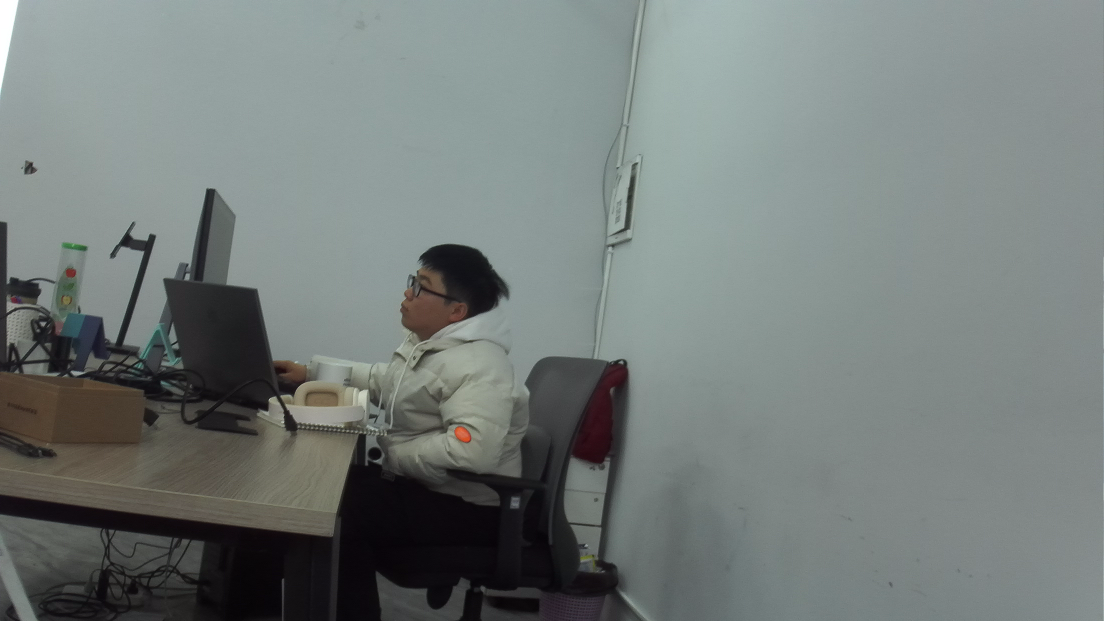
#> input picture testpic/testleft.png, 2208 x 1242 px (shown at 1/2 size)
$ python 2_binocular_correction.py   (older library calls are emulated)
#> lines starting #> are read from the running program, lines starting #| are printed output that depends on the picture
import numpy as np
import cv2

def load_calibration_data(left_calibration_path, right_calibration_path, stereo_calibration_path):
    # 加载单目校准数据
#> called with left_calibration_path = 'calibration_data_left.npz', right_calibration_path = 'calibration_data_right.npz', stereo_calibration_path = 'stereocali.npz'
    left_data = np.load(left_calibration_path)
#> (reads calibration_data_left.npz from the repository)
    right_data = np.load(right_calibration_path)
#> (reads calibration_data_right.npz from the repository)

    # 加载立体校准数据
    stereo_data = np.load(stereo_calibration_path)
#> (reads stereocali.npz from the repository)

    return left_data['mtx'], left_data['dist'], right_data['mtx'], right_data['dist'], stereo_data['R'], stereo_data['T']

def stereo_rectify(mtx_left, dist_left, mtx_right, dist_right, R, T, image_size, alpha=1):
    # 计算校正变换
    R1, R2, P1, P2, Q, validPixROI1, validPixROI2 = cv2.stereoRectify(
        mtx_left, dist_left, mtx_right, dist_right, image_size, R, T, alpha)
    return R1, R2, P1, P2, Q

def init_undistort_rectify_map(mtx, dist, R, P, image_size):
    # 计算畸变校正和立体校正的映射矩阵
    mapx, mapy = cv2.initUndistortRectifyMap(mtx, dist, R, P, image_size, cv2.CV_32FC1)
    return mapx, mapy

def rectify_images(left_img_path, right_img_path, map1x, map1y, map2x, map2y):
    # 读取图像
#> called with left_img_path = 'testpic/testleft.png', right_img_path = 'testpic/testright.png'
    left_img = cv2.imread(left_img_path)
#> left_img is the input picture: shape (1242, 2208, 3); mean B, G, R 122.7, 124.8, 117.1
    right_img = cv2.imread(right_img_path)
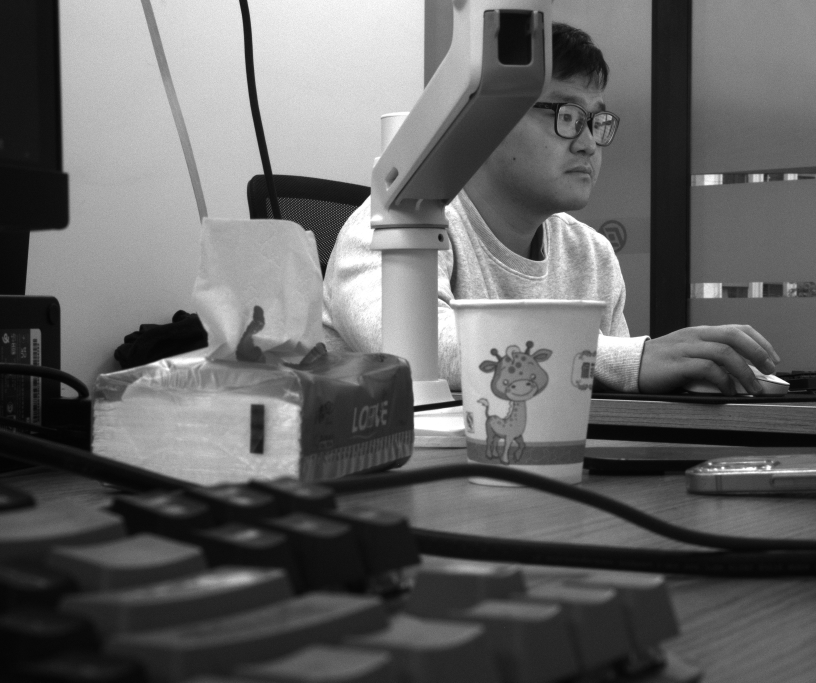
#> input picture testpic/testright.png, 2448 x 2048 px (shown at 1/3 size)
#> right_img is the input picture: shape (2048, 2448, 3); min 0, max 255, mean 101.5

    # 应用映射进行畸变校正和立体校正
    rectified_left = cv2.remap(left_img, map1x, map1y, cv2.INTER_LINEAR)
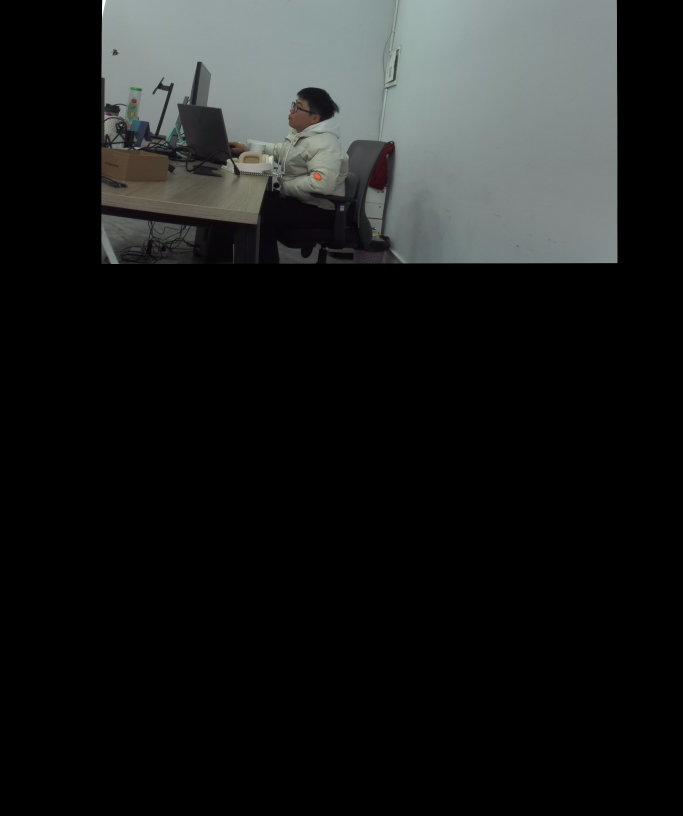
#> rectified_left: shape (2448, 2048, 3) (shown at 1/3 size); mean B, G, R 29, 29.5, 27.7
    rectified_right = cv2.remap(right_img, map2x, map2y, cv2.INTER_LINEAR)
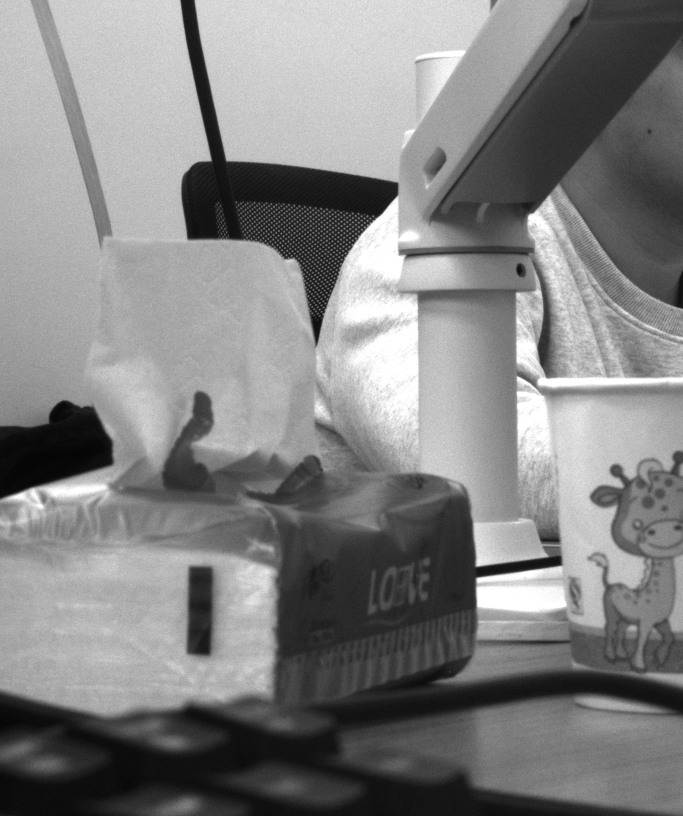
#> rectified_right: shape (2448, 2048, 3) (shown at 1/3 size); min 1, max 255, mean 130.6

    return rectified_left, rectified_right

def find_and_draw_matches(img_left, img_right):
    # 初始化ORB检测器
    orb = cv2.ORB_create()

    # 分别在左右图像上检测特征点并计算描述符
    keypoints_left, descriptors_left = orb.detectAndCompute(img_left, None)
#> keypoints_left = 500 keypoints; strongest (x, y, size): (1851, 788, 31), (1850, 787, 37.2), (1849, 786, 53.6), (1850, 786, 64.3)
    keypoints_right, descriptors_right = orb.detectAndCompute(img_right, None)
#> keypoints_right = 500 keypoints; strongest (x, y, size): (1433, 1734, 111.1), (1433, 1741, 92.6), (1433, 1695, 111.1), (1430, 1693, 92.6)

    # 使用BFMatcher进行匹配
    bf = cv2.BFMatcher(cv2.NORM_HAMMING, crossCheck=True)
    matches = bf.match(descriptors_left, descriptors_right)
#> matches = 56 matches

    # 根据匹配距离排序
    matches = sorted(matches, key=lambda x:x.distance)

    # 绘制前N个匹配
    img_matches = cv2.drawMatches(img_left, keypoints_left, img_right, keypoints_right, matches[:500], None, flags=2)
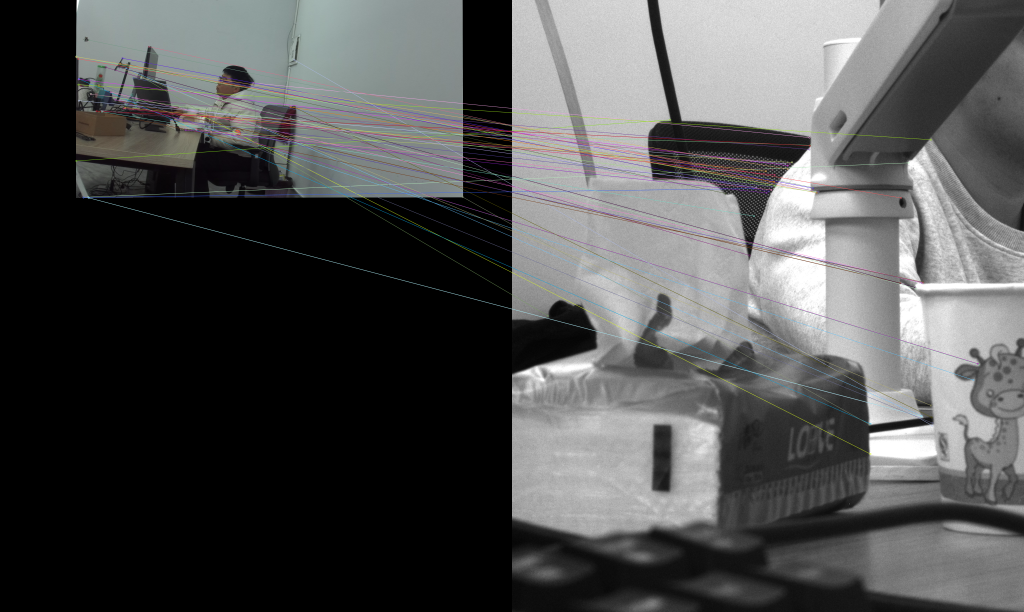
#> img_matches: shape (2448, 4096, 3) (shown at 1/4 size); mean B, G, R 80.3, 80.4, 79.9

    return img_matches

def main():
    left_calibration_path = 'calibration_data_left.npz'
    right_calibration_path = 'calibration_data_right.npz'
    stereo_calibration_path = 'stereocali.npz'
    left_img_path = "testpic/testleft.png"
    right_img_path = "testpic/testright.png"
    image_size = (2048, 2448)

    # 加载校准数据
    mtx_left, dist_left, mtx_right, dist_right, R, T = load_calibration_data(
        left_calibration_path, right_calibration_path, stereo_calibration_path)

    # 计算立体校正参数
    R1, R2, P1, P2, Q = stereo_rectify(mtx_left, dist_left, mtx_right, dist_right, R, T, image_size)

    # 初始化畸变校正映射
    map1x, map1y = init_undistort_rectify_map(mtx_left, dist_left, R1, P1, image_size)
    map2x, map2y = init_undistort_rectify_map(mtx_right, dist_right, R2, P2, image_size)
    #############映射矩阵############################

    np.savez('calibration_maps.npz', map1x=map1x, map1y=map1y, map2x=map2x, map2y=map2y)

    # 校正图像
    rectified_left, rectified_right = rectify_images(left_img_path, right_img_path, map1x, map1y, map2x, map2y)
     # 找到特征点匹配并绘制连线
    img_matches = find_and_draw_matches(rectified_left, rectified_right)

    # 保存和显示校正后的图像
    cv2.imwrite("testpic/rectified_left.png", rectified_left)
    cv2.imwrite("testpic/rectified_right.png", rectified_right)
    print("Q:",Q)

    concat = cv2.hconcat([rectified_left, rectified_right])
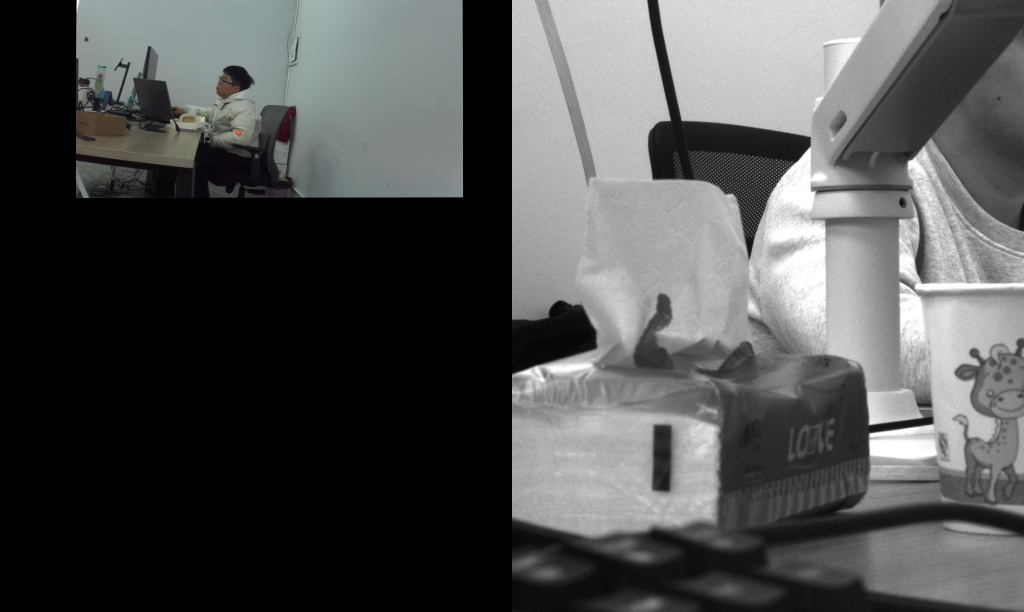
#> concat: shape (2448, 4096, 3) (shown at 1/4 size); mean B, G, R 79.8, 80, 79.2

    i = 0
    while (i < 2048):
        cv2.line(concat, (0,i), (4896,i), (0, 255, 0))
        i += 50
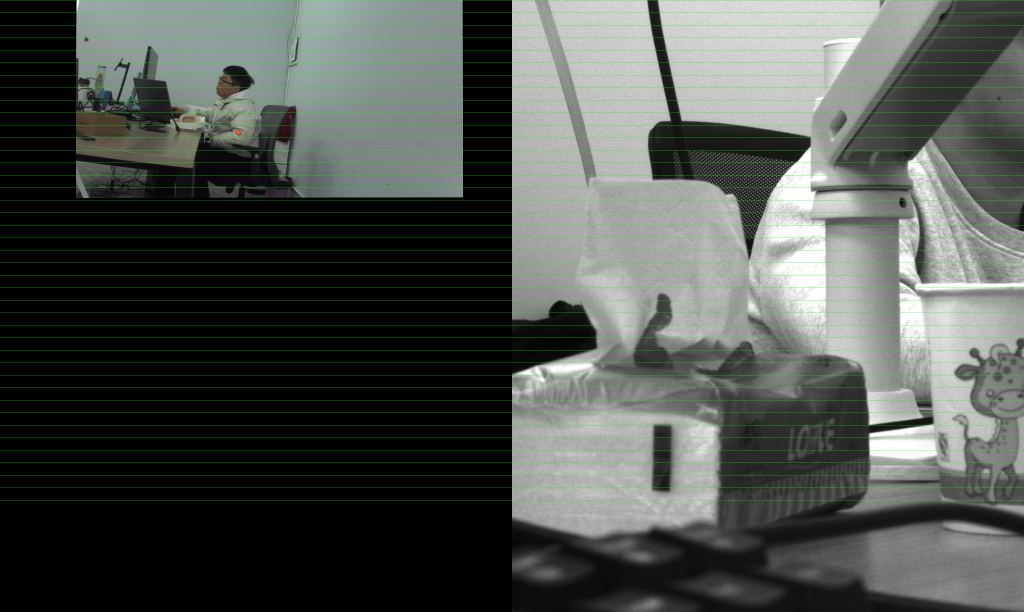
#> concat: shape (2448, 4096, 3) (shown at 1/4 size); mean B, G, R 78.3, 82.8, 77.7
#> after the loop, i = 2050

    cv2.imwrite('testpic/rectified.png',concat)
    # cv2.imshow("rectified", concat)
         # 显示匹配结果
    cv2.namedWindow("Feature Matches",cv2.WINDOW_NORMAL)
    cv2.imshow("Feature Matches", img_matches)
    cv2.waitKey(0)
    cv2.destroyAllWindows()


if __name__ == "__main__":
    main()
